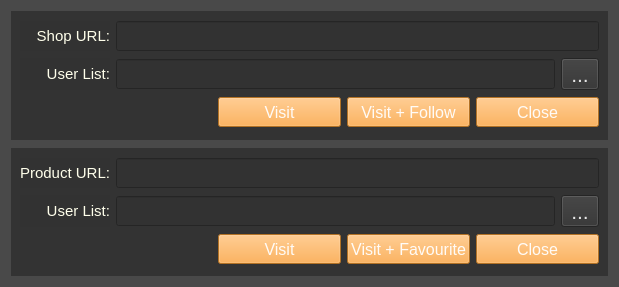
<?xml version="1.0" encoding="UTF-8"?>
<ui version="4.0">
 <class>Form</class>
 <widget class="QWidget" name="Form">
  <property name="geometry">
   <rect>
    <x>0</x>
    <y>0</y>
    <width>619</width>
    <height>287</height>
   </rect>
  </property>
  <property name="font">
   <font>
    <pointsize>16</pointsize>
   </font>
  </property>
  <property name="windowTitle">
   <string>Shopee Bot</string>
  </property>
  <property name="styleSheet">
   <string notr="true">background-color: rgba(70, 70, 70, 220);</string>
  </property>
  <layout class="QGridLayout" name="gridLayout_3">
   <item row="0" column="0">
    <widget class="QWidget" name="widget" native="true">
     <property name="styleSheet">
      <string notr="true">background-color: rgba(50, 50, 50, 240);</string>
     </property>
     <layout class="QGridLayout" name="gridLayout">
      <item row="0" column="0">
       <layout class="QHBoxLayout" name="horizontalLayout">
        <item>
         <widget class="QLabel" name="label">
          <property name="minimumSize">
           <size>
            <width>90</width>
            <height>0</height>
           </size>
          </property>
          <property name="font">
           <font>
            <pointsize>11</pointsize>
           </font>
          </property>
          <property name="styleSheet">
           <string notr="true">color: rgb(255, 255, 235);</string>
          </property>
          <property name="text">
           <string>Shop URL:</string>
          </property>
          <property name="alignment">
           <set>Qt::AlignRight|Qt::AlignTrailing|Qt::AlignVCenter</set>
          </property>
         </widget>
        </item>
        <item>
         <widget class="QLineEdit" name="le_shop_url">
          <property name="minimumSize">
           <size>
            <width>0</width>
            <height>30</height>
           </size>
          </property>
          <property name="font">
           <font>
            <pointsize>10</pointsize>
           </font>
          </property>
          <property name="styleSheet">
           <string notr="true">color: rgb(240, 240, 240, 240);</string>
          </property>
         </widget>
        </item>
       </layout>
      </item>
      <item row="1" column="0">
       <layout class="QHBoxLayout" name="horizontalLayout_2">
        <item>
         <widget class="QLabel" name="label_2">
          <property name="minimumSize">
           <size>
            <width>90</width>
            <height>0</height>
           </size>
          </property>
          <property name="font">
           <font>
            <pointsize>11</pointsize>
           </font>
          </property>
          <property name="styleSheet">
           <string notr="true">color: rgb(255, 255, 235);</string>
          </property>
          <property name="text">
           <string>User List:</string>
          </property>
          <property name="alignment">
           <set>Qt::AlignRight|Qt::AlignTrailing|Qt::AlignVCenter</set>
          </property>
         </widget>
        </item>
        <item>
         <widget class="QLineEdit" name="le_userlist1">
          <property name="minimumSize">
           <size>
            <width>0</width>
            <height>30</height>
           </size>
          </property>
          <property name="font">
           <font>
            <pointsize>10</pointsize>
           </font>
          </property>
          <property name="styleSheet">
           <string notr="true">color: rgb(240, 240, 240, 240);</string>
          </property>
         </widget>
        </item>
        <item>
         <widget class="QToolButton" name="btn_userlist1">
          <property name="minimumSize">
           <size>
            <width>30</width>
            <height>30</height>
           </size>
          </property>
          <property name="styleSheet">
           <string notr="true">color: rgba(240, 240, 240, 240);</string>
          </property>
          <property name="text">
           <string>...</string>
          </property>
         </widget>
        </item>
       </layout>
      </item>
      <item row="2" column="0">
       <layout class="QHBoxLayout" name="horizontalLayout_3">
        <item>
         <spacer name="horizontalSpacer">
          <property name="orientation">
           <enum>Qt::Horizontal</enum>
          </property>
          <property name="sizeHint" stdset="0">
           <size>
            <width>40</width>
            <height>20</height>
           </size>
          </property>
         </spacer>
        </item>
        <item>
         <widget class="QPushButton" name="btn_visit1">
          <property name="minimumSize">
           <size>
            <width>123</width>
            <height>30</height>
           </size>
          </property>
          <property name="font">
           <font>
            <pointsize>12</pointsize>
           </font>
          </property>
          <property name="styleSheet">
           <string notr="true">background-color: rgba(253, 159, 48, 240);
color: rgba(255, 255, 255, 240);</string>
          </property>
          <property name="text">
           <string>Visit</string>
          </property>
         </widget>
        </item>
        <item>
         <widget class="QPushButton" name="btn_follow">
          <property name="minimumSize">
           <size>
            <width>123</width>
            <height>30</height>
           </size>
          </property>
          <property name="font">
           <font>
            <pointsize>12</pointsize>
           </font>
          </property>
          <property name="styleSheet">
           <string notr="true">background-color: rgba(253, 159, 48, 240);
color: rgba(255, 255, 255, 240);</string>
          </property>
          <property name="text">
           <string>Visit + Follow</string>
          </property>
         </widget>
        </item>
        <item>
         <widget class="QPushButton" name="btn_close1">
          <property name="minimumSize">
           <size>
            <width>123</width>
            <height>30</height>
           </size>
          </property>
          <property name="font">
           <font>
            <pointsize>12</pointsize>
           </font>
          </property>
          <property name="styleSheet">
           <string notr="true">background-color: rgba(253, 159, 48, 240);
color: rgba(255, 255, 255, 240);</string>
          </property>
          <property name="text">
           <string>Close</string>
          </property>
         </widget>
        </item>
       </layout>
      </item>
     </layout>
    </widget>
   </item>
   <item row="1" column="0">
    <spacer name="verticalSpacer">
     <property name="orientation">
      <enum>Qt::Vertical</enum>
     </property>
     <property name="sizeType">
      <enum>QSizePolicy::Fixed</enum>
     </property>
     <property name="sizeHint" stdset="0">
      <size>
       <width>20</width>
       <height>2</height>
      </size>
     </property>
    </spacer>
   </item>
   <item row="2" column="0">
    <widget class="QWidget" name="widget_2" native="true">
     <property name="styleSheet">
      <string notr="true">background-color: rgba(50, 50, 50, 240);</string>
     </property>
     <layout class="QGridLayout" name="gridLayout_2">
      <item row="0" column="0">
       <layout class="QHBoxLayout" name="horizontalLayout_4">
        <item>
         <widget class="QLabel" name="label_3">
          <property name="minimumSize">
           <size>
            <width>90</width>
            <height>0</height>
           </size>
          </property>
          <property name="font">
           <font>
            <pointsize>11</pointsize>
           </font>
          </property>
          <property name="styleSheet">
           <string notr="true">color: rgb(255, 255, 235);</string>
          </property>
          <property name="text">
           <string>Product URL:</string>
          </property>
          <property name="alignment">
           <set>Qt::AlignRight|Qt::AlignTrailing|Qt::AlignVCenter</set>
          </property>
         </widget>
        </item>
        <item>
         <widget class="QLineEdit" name="le_product_url">
          <property name="minimumSize">
           <size>
            <width>0</width>
            <height>30</height>
           </size>
          </property>
          <property name="font">
           <font>
            <pointsize>10</pointsize>
           </font>
          </property>
          <property name="styleSheet">
           <string notr="true">color: rgb(240, 240, 240, 240);</string>
          </property>
         </widget>
        </item>
       </layout>
      </item>
      <item row="1" column="0">
       <layout class="QHBoxLayout" name="horizontalLayout_5">
        <item>
         <widget class="QLabel" name="label_4">
          <property name="minimumSize">
           <size>
            <width>90</width>
            <height>0</height>
           </size>
          </property>
          <property name="font">
           <font>
            <pointsize>11</pointsize>
           </font>
          </property>
          <property name="styleSheet">
           <string notr="true">color: rgb(255, 255, 235);</string>
          </property>
          <property name="text">
           <string>User List:</string>
          </property>
          <property name="alignment">
           <set>Qt::AlignRight|Qt::AlignTrailing|Qt::AlignVCenter</set>
          </property>
         </widget>
        </item>
        <item>
         <widget class="QLineEdit" name="le_userlist2">
          <property name="minimumSize">
           <size>
            <width>0</width>
            <height>30</height>
           </size>
          </property>
          <property name="font">
           <font>
            <pointsize>10</pointsize>
           </font>
          </property>
          <property name="styleSheet">
           <string notr="true">color: rgb(240, 240, 240, 240);</string>
          </property>
         </widget>
        </item>
        <item>
         <widget class="QToolButton" name="btn_userlist2">
          <property name="minimumSize">
           <size>
            <width>30</width>
            <height>30</height>
           </size>
          </property>
          <property name="styleSheet">
           <string notr="true">color: rgba(240, 240, 240, 240);</string>
          </property>
          <property name="text">
           <string>...</string>
          </property>
         </widget>
        </item>
       </layout>
      </item>
      <item row="2" column="0">
       <layout class="QHBoxLayout" name="horizontalLayout_6">
        <item>
         <spacer name="horizontalSpacer_2">
          <property name="orientation">
           <enum>Qt::Horizontal</enum>
          </property>
          <property name="sizeHint" stdset="0">
           <size>
            <width>40</width>
            <height>20</height>
           </size>
          </property>
         </spacer>
        </item>
        <item>
         <widget class="QPushButton" name="btn_visit2">
          <property name="minimumSize">
           <size>
            <width>123</width>
            <height>30</height>
           </size>
          </property>
          <property name="font">
           <font>
            <pointsize>12</pointsize>
           </font>
          </property>
          <property name="styleSheet">
           <string notr="true">background-color: rgba(253, 159, 48, 240);
color: rgba(255, 255, 255, 240);</string>
          </property>
          <property name="text">
           <string>Visit</string>
          </property>
         </widget>
        </item>
        <item>
         <widget class="QPushButton" name="btn_favourite">
          <property name="minimumSize">
           <size>
            <width>123</width>
            <height>30</height>
           </size>
          </property>
          <property name="font">
           <font>
            <pointsize>12</pointsize>
           </font>
          </property>
          <property name="styleSheet">
           <string notr="true">background-color: rgba(253, 159, 48, 240);
color: rgba(255, 255, 255, 240);</string>
          </property>
          <property name="text">
           <string>Visit + Favourite</string>
          </property>
         </widget>
        </item>
        <item>
         <widget class="QPushButton" name="btn_close2">
          <property name="minimumSize">
           <size>
            <width>123</width>
            <height>30</height>
           </size>
          </property>
          <property name="font">
           <font>
            <pointsize>12</pointsize>
           </font>
          </property>
          <property name="styleSheet">
           <string notr="true">background-color: rgba(253, 159, 48, 240);
color: rgba(255, 255, 255, 240);</string>
          </property>
          <property name="text">
           <string>Close</string>
          </property>
         </widget>
        </item>
       </layout>
      </item>
     </layout>
    </widget>
   </item>
  </layout>
 </widget>
 <resources/>
 <connections/>
</ui>
